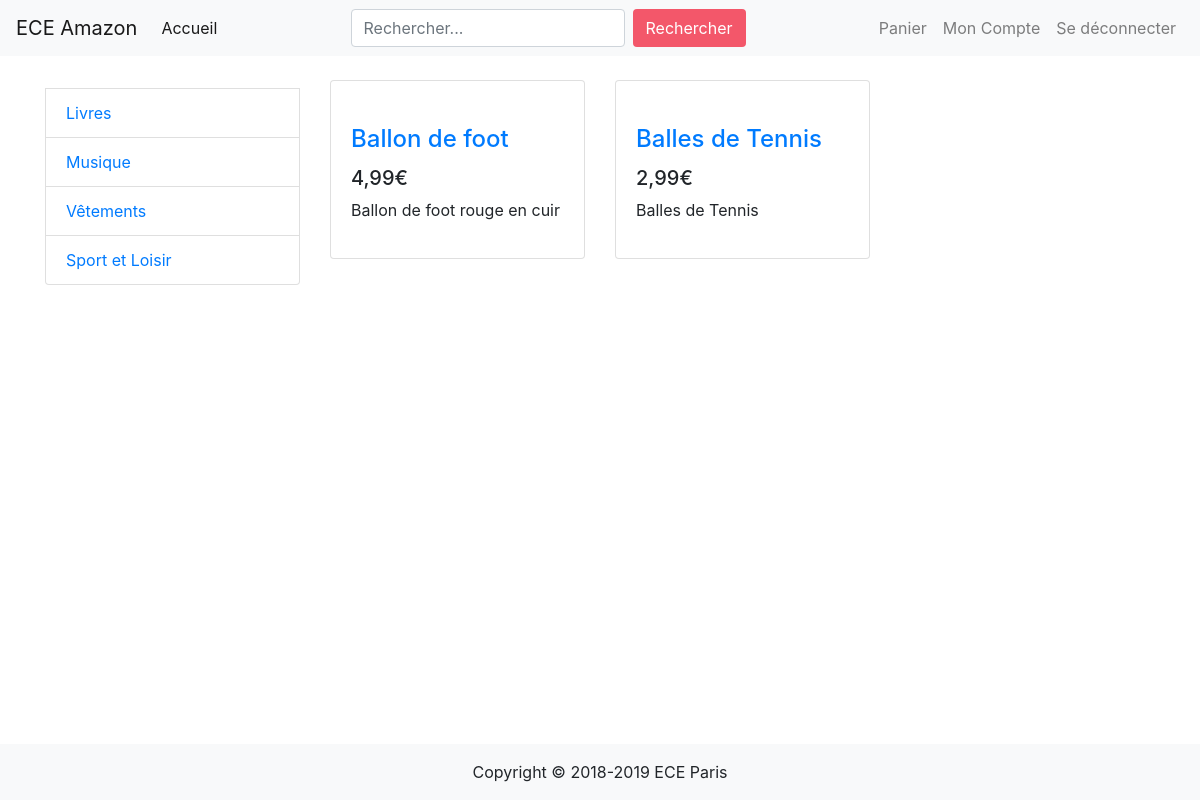
Before: /sport.php (signed in) with the older database file.
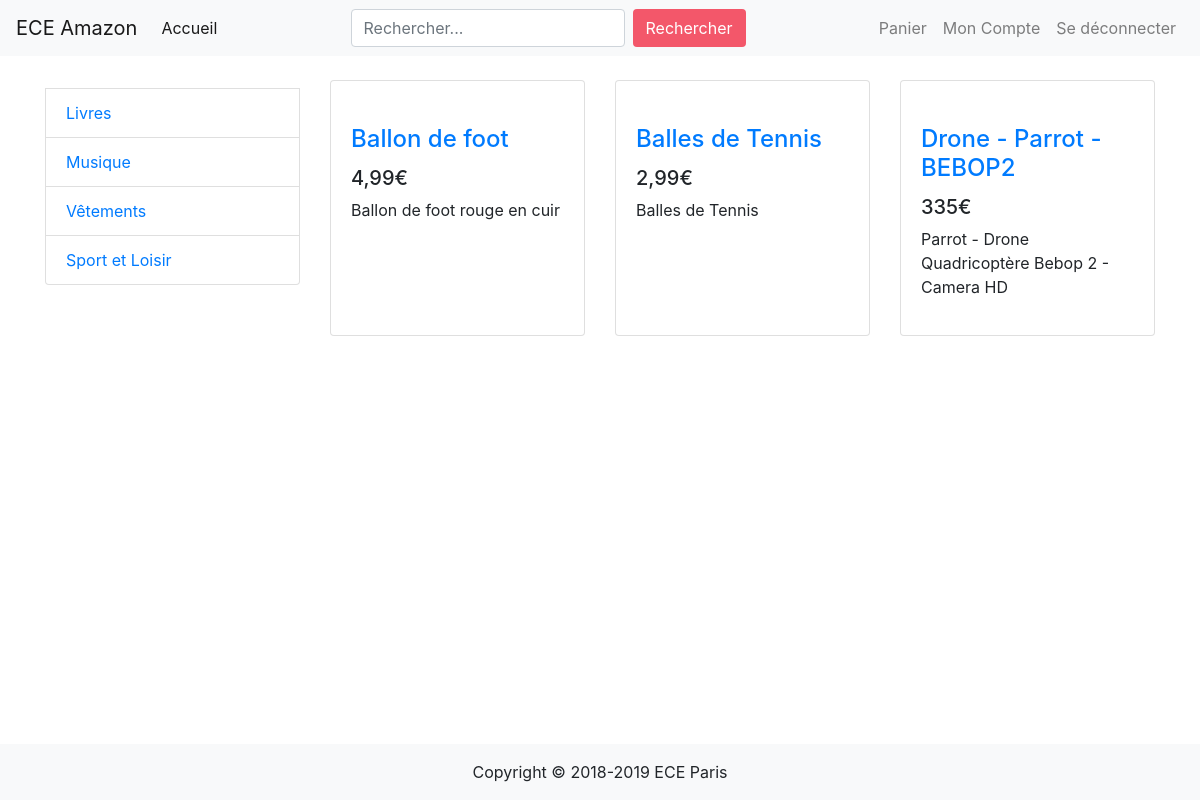
After: the same page with the newer database file.
### tables this page shows
CREATE TABLE IF NOT EXISTS `produit` (
  `id` int(11) NOT NULL AUTO_INCREMENT,
  `name` varchar(50) NOT NULL,
  `price` varchar(50) NOT NULL,
  `id_vendeur` varchar(50) NOT NULL,
  `categorie` varchar(50) NOT NULL,
  `taille` varchar(50) NOT NULL,
  `description` varchar(50) NOT NULL,
  `genre` varchar(50) NOT NULL,
  `photo` varchar(50) NOT NULL DEFAULT 'ece.jpg',
  `trn_date` datetime NOT NULL,
  PRIMARY KEY (`id`)
);

### sport.php (the view, shortened to what this page needs)
<!DOCTYPE html>
<html lang="en">
<head>
  <link rel="stylesheet" href="https://stackpath.bootstrapcdn.com/bootstrap/4.3.1/css/bootstrap.min.css">
</head>
<body>
    <?php
    require("db.php");
        $query3="SELECT id,name, price, id_vendeur, description FROM `produit` where categorie='Sports&Loisirs' ";
        $result3= mysqli_query($con, $query3);
    ?>
  <nav class="navbar navbar-expand-lg navbar-light bg-light">
    <a class="navbar-brand" href="index.php">ECE Amazon</a>
    <div class="collapse navbar-collapse" id="navbarColor03">
      <ul class="navbar-nav mr-auto">
        <li class="nav-item active">
          <a class="nav-link" href="index.php">Accueil <span class="sr-only">(current)</span></a>
        </li>
      </ul>
      <form action="recherche.php" class="form-inline my-2 my-lg-0" method="post">
        <input name="search" type="text" class="form-control mr-sm-2" placeholder="Rechercher..."/>
        <input class="btn btn-neutral my-2 my-sm-0" type="submit" value="Rechercher"/>
      </form>
      <ul class="navbar-nav ml-auto">
        <li class="nav-item">
            <a class="nav-link" href="panier.php">Panier</a>
          </li>
          <li class="nav-item">
            <a class="nav-link" href="espace_utilisateur.php">Mon Compte</a>
          </li>
        <li class="nav-item">
          <a class="nav-link" href="logout.php">Se déconnecter</a>
        </li>
      </ul>
      </div>
  </nav>
<br>
  <div class="container">
    <div class="row">
      <div class="col-lg-3">
        <div class="list-group">
          <a href="livres.php" class="list-group-item">Livres</a>
          <a href="musique.php" class="list-group-item">Musique</a>
          <a href="vetements.php"` class="list-group-item">Vêtements</a>
          <a href="sport.php" class="list-group-item">Sport et Loisir</a>
        </div>
        </div>
        <div class='col-lg-9'>
         <div class='row'>
          <?php
        while($row2 = $result3->fetch_assoc())
        {
         echo("
          <div class='col-lg-4 col-md-6 mb-4'>
            <div class='card h-100'>
              <a href=''><img class='card-img-top' src='' alt=''></a>
              <div class='card-body'>
                <h4 class='card-title'>
                  <a href='fiche_produit.php?name=".$row2['id']."'>".$row2['name']."</a>
                </h4>
                <h5>".$row2['price']."".'€'."</h5>
                <p class='card-tex'>".$row2['description']."</p>
              </div>
            </div>
          </div>
          ");
        }
        ?>
            </div>
        </div>
      </div>
    </div>
  <footer class="py-3 bg-light footer">
    <div class="container">
      <p class="m-0 text-center text-black">Copyright © 2018-2019 ECE Paris</p>
    </div>
  </footer>
</body>
</html>

Changed rows visible on the page:
added produit: name "Drone - Parrot - BEBOP2", price "335", description "Parrot - Drone Quadricoptère Bebop 2 - Camera HD"
